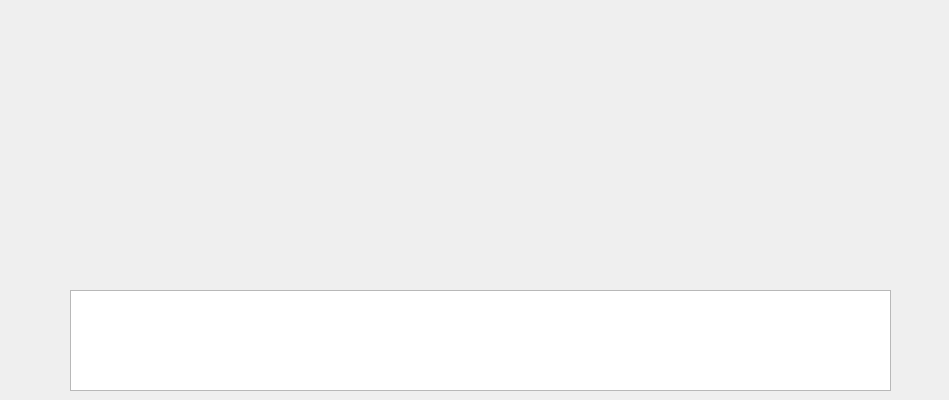
<?xml version="1.0" encoding="UTF-8"?>
<ui version="4.0">
 <class>VoyageClass</class>
 <widget class="QWidget" name="VoyageClass">
  <property name="geometry">
   <rect>
    <x>0</x>
    <y>0</y>
    <width>949</width>
    <height>400</height>
   </rect>
  </property>
  <property name="windowTitle">
   <string>Voyage</string>
  </property>
  <widget class="qbx_Voyage" name="graphicsVoyage">
   <property name="geometry">
    <rect>
     <x>70</x>
     <y>290</y>
     <width>821</width>
     <height>101</height>
    </rect>
   </property>
  </widget>
 </widget>
 <layoutdefault spacing="6" margin="11"/>
 <customwidgets>
  <customwidget>
   <class>qbx_Voyage</class>
   <extends>QGraphicsView</extends>
   <header location="global">qbx_Voyage.h</header>
  </customwidget>
 </customwidgets>
 <resources>
  <include location="voyage.qrc"/>
 </resources>
 <connections/>
</ui>
